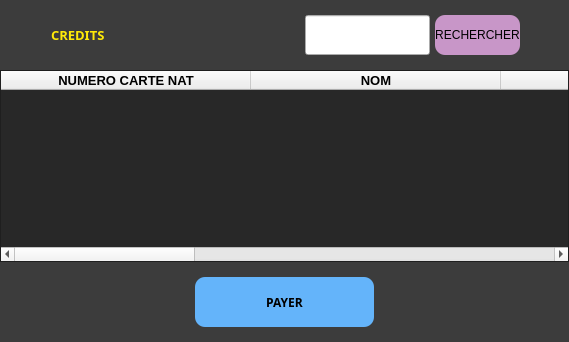
               <widget class="QWidget" name="credit_page">
                <property name="sizeIncrement">
                 <size>
                  <width>2</width>
                  <height>2</height>
                 </size>
                </property>
                <property name="baseSize">
                 <size>
                  <width>50</width>
                  <height>50</height>
                 </size>
                </property>
                <layout class="QVBoxLayout" name="verticalLayout_14">
                 <property name="spacing">
                  <number>0</number>
                 </property>
                 <property name="leftMargin">
                  <number>0</number>
                 </property>
                 <property name="topMargin">
                  <number>0</number>
                 </property>
                 <property name="rightMargin">
                  <number>0</number>
                 </property>
                 <property name="bottomMargin">
                  <number>0</number>
                 </property>
                 <item>
                  <widget class="QWidget" name="credit_frame_header" native="true">
                   <property name="minimumSize">
                    <size>
                     <width>0</width>
                     <height>70</height>
                    </size>
                   </property>
                   <property name="maximumSize">
                    <size>
                     <width>16777215</width>
                     <height>70</height>
                    </size>
                   </property>
                   <property name="styleSheet">
                    <string notr="true">.QWidget{
background: rgb(60, 60, 60);
}</string>
                   </property>
                   <layout class="QHBoxLayout" name="horizontalLayout_21">
                    <item>
                     <widget class="QWidget" name="widget_4" native="true">
                      <property name="minimumSize">
                       <size>
                        <width>250</width>
                        <height>40</height>
                       </size>
                      </property>
                      <property name="maximumSize">
                       <size>
                        <width>250</width>
                        <height>40</height>
                       </size>
                      </property>
                      <property name="styleSheet">
                       <string notr="true">QWidget{
color:rgb(255, 234, 8);
}</string>
                      </property>
                      <layout class="QHBoxLayout" name="horizontalLayout_24">
                       <property name="spacing">
                        <number>2</number>
                       </property>
                       <property name="leftMargin">
                        <number>0</number>
                       </property>
                       <property name="topMargin">
                        <number>0</number>
                       </property>
                       <property name="rightMargin">
                        <number>0</number>
                       </property>
                       <property name="bottomMargin">
                        <number>0</number>
                       </property>
                       <item>
                        <widget class="QLabel" name="total_results_credit">
                         <property name="minimumSize">
                          <size>
                           <width>40</width>
                           <height>40</height>
                          </size>
                         </property>
                         <property name="maximumSize">
                          <size>
                           <width>40</width>
                           <height>40</height>
                          </size>
                         </property>
                         <property name="sizeIncrement">
                          <size>
                           <width>2</width>
                           <height>2</height>
                          </size>
                         </property>
                         <property name="baseSize">
                          <size>
                           <width>2</width>
                           <height>2</height>
                          </size>
                         </property>
                         <property name="font">
                          <font>
                           
                          </font>
                         </property>
                         <property name="styleSheet">
                          <string notr="true">.QLabel{
color:yellow;
font-size:15px;
}</string>
                         </property>
                         <property name="text">
                          <string/>
                         </property>
                         <property name="pixmap">
                          <pixmap>../assets/cashback.png</pixmap>
                         </property>
                         <property name="scaledContents">
                          <bool>true</bool>
                         </property>
                         <property name="alignment">
                          <set>Qt::AlignCenter</set>
                         </property>
                         <property name="wordWrap">
                          <bool>false</bool>
                         </property>
                         <property name="indent">
                          <number>1</number>
                         </property>
                        </widget>
                       </item>
                       <item>
                        <widget class="QLabel" name="label_4">
                         <property name="font">
                          <font>
                           <family>Lucida Sans</family>
                           <pointsize>10</pointsize>
                           <weight>75</weight>
                           <bold>true</bold>
                          </font>
                         </property>
                         <property name="text">
                          <string>CREDITS</string>
                         </property>
                        </widget>
                       </item>
                      </layout>
                     </widget>
                    </item>
                    <item>
                     <spacer name="horizontalSpacer_15">
                      <property name="orientation">
                       <enum>Qt::Horizontal</enum>
                      </property>
                      <property name="sizeHint" stdset="0">
                       <size>
                        <width>40</width>
                        <height>20</height>
                       </size>
                      </property>
                     </spacer>
                    </item>
                    <item>
                     <widget class="QWidget" name="widget_28" native="true">
                      <layout class="QHBoxLayout" name="horizontalLayout_22">
                       <property name="spacing">
                        <number>5</number>
                       </property>
                       <property name="leftMargin">
                        <number>0</number>
                       </property>
                       <property name="topMargin">
                        <number>0</number>
                       </property>
                       <property name="rightMargin">
                        <number>0</number>
                       </property>
                       <property name="bottomMargin">
                        <number>0</number>
                       </property>
                       <item>
                        <widget class="QLineEdit" name="credit_recherche_field">
                         <property name="minimumSize">
                          <size>
                           <width>40</width>
                           <height>40</height>
                          </size>
                         </property>
                         <property name="maximumSize">
                          <size>
                           <width>300</width>
                           <height>16777215</height>
                          </size>
                         </property>
                         <property name="font">
                          <font>
                           <pointsize>10</pointsize>
                          </font>
                         </property>
                         <property name="styleSheet">
                          <string notr="true"/>
                         </property>
                        </widget>
                       </item>
                       <item>
                        <widget class="QPushButton" name="credit_recherche_btn">
                         <property name="minimumSize">
                          <size>
                           <width>0</width>
                           <height>40</height>
                          </size>
                         </property>
                         <property name="font">
                          <font>
                           <pointsize>9</pointsize>
                          </font>
                         </property>
                         <property name="styleSheet">
                          <string notr="true">.QPushButton{
background: rgb(200, 150, 200);
border-radius: 10px;
}

.QPushButton:hover{
background: rgb(220, 120, 220);
}

.QPushButton:clicked{
background: rgb(250, 100, 250);
}</string>
                         </property>
                         <property name="text">
                          <string>RECHERCHER</string>
                         </property>
                        </widget>
                       </item>
                      </layout>
                     </widget>
                    </item>
                    <item>
                     <spacer name="horizontalSpacer_16">
                      <property name="orientation">
                       <enum>Qt::Horizontal</enum>
                      </property>
                      <property name="sizeHint" stdset="0">
                       <size>
                        <width>40</width>
                        <height>20</height>
                       </size>
                      </property>
                     </spacer>
                    </item>
                   </layout>
                  </widget>
                 </item>
                 <item>
                  <widget class="QWidget" name="credit_frame_content" native="true">
                   <property name="minimumSize">
                    <size>
                     <width>0</width>
                     <height>0</height>
                    </size>
                   </property>
                   <property name="styleSheet">
                    <string notr="true">.QWidget{
background: rgb(60, 60, 60);
}</string>
                   </property>
                   <layout class="QVBoxLayout" name="verticalLayout_39">
                    <property name="spacing">
                     <number>0</number>
                    </property>
                    <property name="leftMargin">
                     <number>0</number>
                    </property>
                    <property name="topMargin">
                     <number>0</number>
                    </property>
                    <property name="rightMargin">
                     <number>0</number>
                    </property>
                    <property name="bottomMargin">
                     <number>0</number>
                    </property>
                    <item>
                     <widget class="QTableWidget" name="credit_table">
                      <property name="sizeIncrement">
                       <size>
                        <width>0</width>
                        <height>0</height>
                       </size>
                      </property>
                      <property name="baseSize">
                       <size>
                        <width>50</width>
                        <height>50</height>
                       </size>
                      </property>
                      <property name="font">
                       <font>
                        <family>Segoe UI</family>
                        <pointsize>11</pointsize>
                        <weight>75</weight>
                        <bold>true</bold>
                       </font>
                      </property>
                      <property name="styleSheet">
                       <string notr="true">.QTableWidget{
background: rgb(40, 40, 40);
color:rgb(188,255,54);
}</string>
                      </property>
                      <property name="autoScrollMargin">
                       <number>10</number>
                      </property>
                      <property name="selectionMode">
                       <enum>QAbstractItemView::SingleSelection</enum>
                      </property>
                      <property name="selectionBehavior">
                       <enum>QAbstractItemView::SelectRows</enum>
                      </property>
                      <attribute name="horizontalHeaderMinimumSectionSize">
                       <number>250</number>
                      </attribute>
                      <attribute name="horizontalHeaderDefaultSectionSize">
                       <number>250</number>
                      </attribute>
                      <attribute name="verticalHeaderMinimumSectionSize">
                       <number>80</number>
                      </attribute>
                      <attribute name="verticalHeaderDefaultSectionSize">
                       <number>80</number>
                      </attribute>
                      <column>
                       <property name="text">
                        <string>NUMERO CARTE NAT</string>
                       </property>
                       <property name="font">
                        <font>
                         <family>MS Shell Dlg 2</family>
                         <pointsize>10</pointsize>
                         <weight>75</weight>
                         <bold>true</bold>
                        </font>
                       </property>
                      </column>
                      <column>
                       <property name="text">
                        <string>NOM</string>
                       </property>
                       <property name="font">
                        <font>
                         <family>MS Shell Dlg 2</family>
                         <pointsize>10</pointsize>
                         <weight>75</weight>
                         <bold>true</bold>
                        </font>
                       </property>
                      </column>
                      <column>
                       <property name="text">
                        <string>PRENOM</string>
                       </property>
                       <property name="font">
                        <font>
                         <family>MS Shell Dlg 2</family>
                         <pointsize>10</pointsize>
                         <weight>75</weight>
                         <bold>true</bold>
                        </font>
                       </property>
                      </column>
                      <column>
                       <property name="text">
                        <string>CREDIT (DA)</string>
                       </property>
                       <property name="font">
                        <font>
                         <family>MS Shell Dlg 2</family>
                         <pointsize>10</pointsize>
                         <weight>75</weight>
                         <bold>true</bold>
                        </font>
                       </property>
                      </column>
                      <column>
                       <property name="text">
                        <string>EN_JOURS_DE_TRAVAIL</string>
                       </property>
                       <property name="font">
                        <font>
                         <family>MS Shell Dlg 2</family>
                         <pointsize>10</pointsize>
                         <weight>75</weight>
                         <bold>true</bold>
                        </font>
                       </property>
                      </column>
                      <column>
                       <property name="text">
                        <string>DATE_CREDITS</string>
                       </property>
                       <property name="font">
                        <font>
                         <family>MS Shell Dlg 2</family>
                         <pointsize>10</pointsize>
                         <weight>75</weight>
                         <bold>true</bold>
                        </font>
                       </property>
                      </column>
                     </widget>
                    </item>
                   </layout>
                  </widget>
                 </item>
                 <item>
                  <widget class="QWidget" name="credit_frame_actions" native="true">
                   <property name="minimumSize">
                    <size>
                     <width>0</width>
                     <height>80</height>
                    </size>
                   </property>
                   <property name="maximumSize">
                    <size>
                     <width>16777215</width>
                     <height>80</height>
                    </size>
                   </property>
                   <property name="sizeIncrement">
                    <size>
                     <width>0</width>
                     <height>80</height>
                    </size>
                   </property>
                   <property name="styleSheet">
                    <string notr="true">.QWidget{
background: rgb(60, 60, 60);
}</string>
                   </property>
                   <layout class="QVBoxLayout" name="verticalLayout_40">
                    <property name="spacing">
                     <number>0</number>
                    </property>
                    <property name="leftMargin">
                     <number>0</number>
                    </property>
                    <property name="topMargin">
                     <number>0</number>
                    </property>
                    <property name="rightMargin">
                     <number>0</number>
                    </property>
                    <property name="bottomMargin">
                     <number>0</number>
                    </property>
                    <item>
                     <widget class="QWidget" name="actions_list_7" native="true">
                      <property name="minimumSize">
                       <size>
                        <width>0</width>
                        <height>80</height>
                       </size>
                      </property>
                      <property name="maximumSize">
                       <size>
                        <width>16777215</width>
                        <height>80</height>
                       </size>
                      </property>
                      <layout class="QHBoxLayout" name="horizontalLayout_23">
                       <item>
                        <widget class="QWidget" name="widget_29" native="true">
                         <property name="minimumSize">
                          <size>
                           <width>100</width>
                           <height>0</height>
                          </size>
                         </property>
                         <property name="maximumSize">
                          <size>
                           <width>400</width>
                           <height>16777215</height>
                          </size>
                         </property>
                         <layout class="QVBoxLayout" name="verticalLayout_41">
                          <property name="spacing">
                           <number>0</number>
                          </property>
                          <property name="leftMargin">
                           <number>0</number>
                          </property>
                          <property name="topMargin">
                           <number>0</number>
                          </property>
                          <property name="rightMargin">
                           <number>0</number>
                          </property>
                          <property name="bottomMargin">
                           <number>0</number>
                          </property>
                         </layout>
                        </widget>
                       </item>
                       <item>
                        <widget class="QWidget" name="widget_30" native="true">
                         <property name="minimumSize">
                          <size>
                           <width>100</width>
                           <height>0</height>
                          </size>
                         </property>
                         <property name="maximumSize">
                          <size>
                           <width>400</width>
                           <height>16777215</height>
                          </size>
                         </property>
                         <layout class="QVBoxLayout" name="verticalLayout_42">
                          <property name="spacing">
                           <number>0</number>
                          </property>
                          <property name="leftMargin">
                           <number>0</number>
                          </property>
                          <property name="topMargin">
                           <number>0</number>
                          </property>
                          <property name="rightMargin">
                           <number>0</number>
                          </property>
                          <property name="bottomMargin">
                           <number>0</number>
                          </property>
                          <item>
                           <widget class="QPushButton" name="payer_credit_btn">
                            <property name="minimumSize">
                             <size>
                              <width>100</width>
                              <height>50</height>
                             </size>
                            </property>
                            <property name="font">
                             <font>
                              <family>Segoe UI Black</family>
                              <weight>75</weight>
                              <bold>true</bold>
                             </font>
                            </property>
                            <property name="styleSheet">
                             <string notr="true">.QPushButton{
background: rgb(100, 180, 250);
border-radius: 10px;
}

.QPushButton::hover{
background:  rgb(90, 200, 250);
}

.QPushButton::pressed{
background: rgb(50, 220, 250);
}</string>
                            </property>
                            <property name="text">
                             <string>PAYER</string>
                            </property>
                           </widget>
                          </item>
                         </layout>
                        </widget>
                       </item>
                       <item>
                        <widget class="QWidget" name="widget_31" native="true">
                         <property name="minimumSize">
                          <size>
                           <width>100</width>
                           <height>0</height>
                          </size>
                         </property>
                         <property name="maximumSize">
                          <size>
                           <width>400</width>
                           <height>16777215</height>
                          </size>
                         </property>
                         <layout class="QVBoxLayout" name="verticalLayout_43">
                          <property name="spacing">
                           <number>0</number>
                          </property>
                          <property name="leftMargin">
                           <number>0</number>
                          </property>
                          <property name="topMargin">
                           <number>0</number>
                          </property>
                          <property name="rightMargin">
                           <number>0</number>
                          </property>
                          <property name="bottomMargin">
                           <number>0</number>
                          </property>
                         </layout>
                        </widget>
                       </item>
                      </layout>
                     </widget>
                    </item>
                   </layout>
                  </widget>
                 </item>
                </layout>
               </widget>
